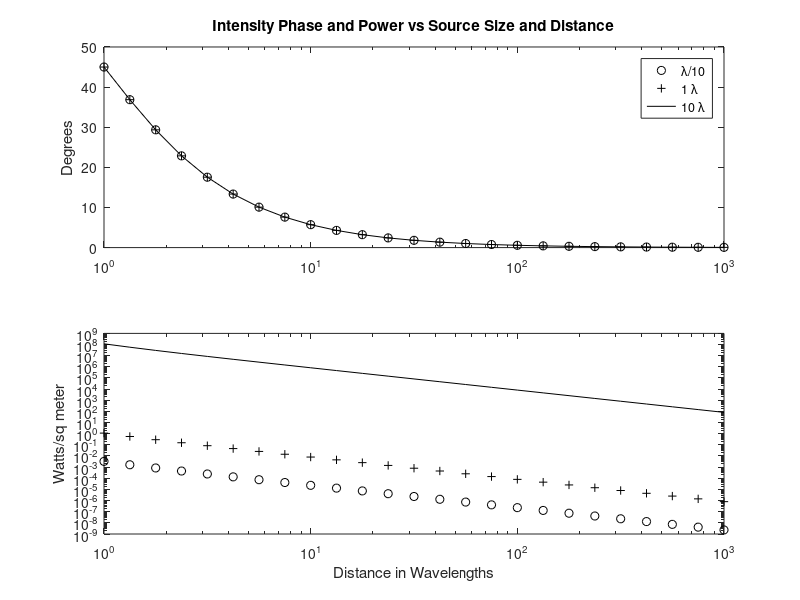
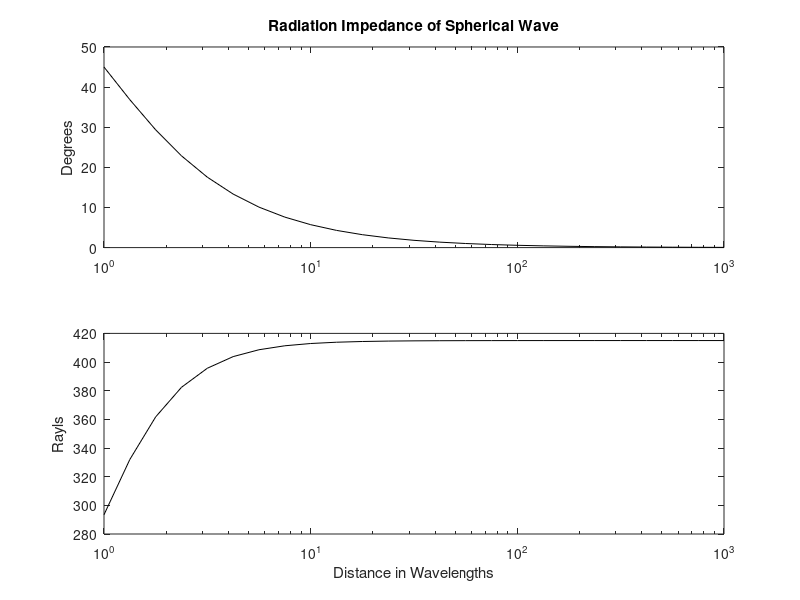
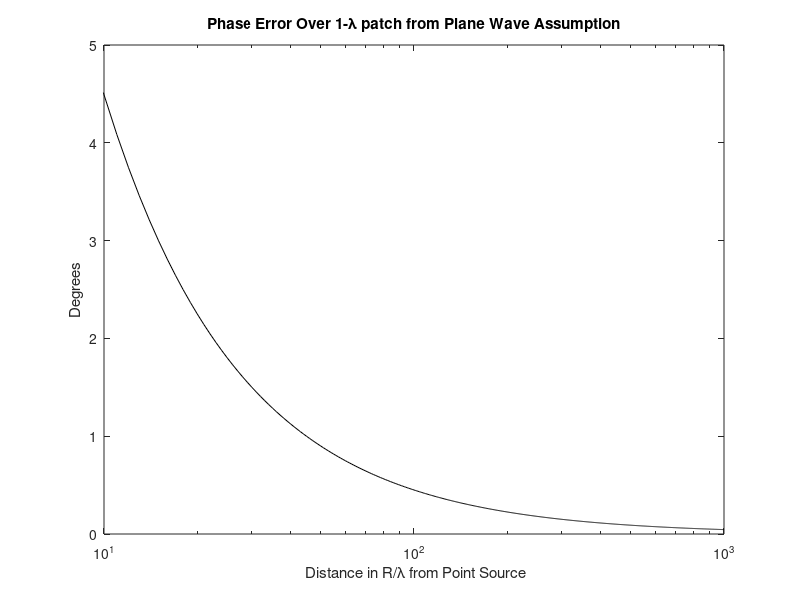

Source code (MATLAB) for these figures, in order:
% nearfield intensity

kr=logspace(0,3,25);

krs=2*pi*.1;	% source radius is 1/10 of a wavelength
krm=2*pi;	% source radius is 1 wavelengths
krl=2*pi*10000;	% source radius is 10 wavelengths

j=sqrt(-1);

u0=0.01;	% 10 cm/sec
rc=415;		% rho-c is 415 Rayls

Aks=j*(krs^2)*u0*rc*exp(j*krs)/(1+j*krs);
Akm=j*(krm^2)*u0*rc*exp(j*krm)/(1+j*krm);
Akl=j*(krl^2)*u0*rc*exp(j*krl)/(1+j*krl);

Ints=abs(Aks^2).*(ones(size(kr)) + j./kr)./(2.*(kr.^2).*rc);
Intm=abs(Akm^2).*(ones(size(kr)) + j./kr)./(2.*(kr.^2).*rc);
Intl=abs(Akl^2).*(ones(size(kr)) + j./kr)./(2.*(kr.^2).*rc);


figure(1);
subplot(2,1,1), semilogx(kr,180.*unwrap(angle(Ints))./pi,'ko');
hold on;
subplot(2,1,1), semilogx(kr,180.*unwrap(angle(Intm))./pi,'k+');
subplot(2,1,1), semilogx(kr,180.*unwrap(angle(Intl))./pi,'k');
hold off;
ylabel('Degrees');
legend('\lambda/10','1 \lambda','10 \lambda');
title('Intensity Phase and Power vs Source Size and Distance');

subplot(2,1,2), loglog(kr,abs(Ints),'ko');
hold on;
subplot(2,1,2), loglog(kr,abs(Intm),'k+');
subplot(2,1,2), loglog(kr,abs(Intl),'k');
hold off;

% nearfield does not depend on source size!

xlabel('Distance in Wavelengths');
ylabel('Watts/sq meter');

% compute acoustic impedance

az=rc.*1./(ones(size(kr))+1./(j.*kr));

figure(2);
subplot(2,1,1), semilogx(kr,180.*unwrap(angle(az))./pi,'k');
ylabel('Degrees');
title('Radiation Impedance of Spherical Wave');
subplot(2,1,2), semilogx(kr,abs(az),'k');
xlabel('Distance in Wavelengths');
ylabel('Rayls');



R=1:1000;
lambda=1;
dphi=(180/pi).*2.*pi.*(R./lambda).*(1-cos(atan(lambda./(2.*R))));

figure(3);
semilogx(R,dphi,'k');
axis([10 1000 0 5]);
ylabel('Degrees');
xlabel(' Distance in R/\lambda from Point Source');
title('Phase Error Over 1-\lambda patch from Plane Wave Assumption');
